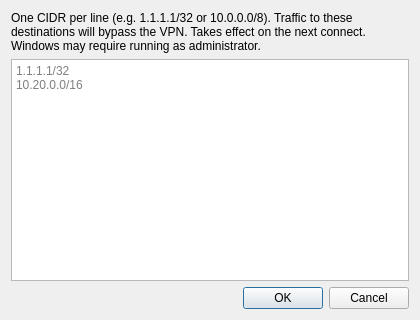
<?xml version="1.0" encoding="UTF-8"?>
<ui version="4.0">
 <class>LocalExclude</class>
 <widget class="QDialog" name="LocalExclude">
  <property name="geometry">
   <rect>
    <x>0</x>
    <y>0</y>
    <width>420</width>
    <height>320</height>
   </rect>
  </property>
  <property name="windowTitle">
   <string>Local SplitExclude</string>
  </property>
  <layout class="QVBoxLayout" name="verticalLayout">
   <item>
    <widget class="QLabel" name="labelHint">
     <property name="wordWrap">
      <bool>true</bool>
     </property>
     <property name="text">
      <string>One CIDR per line (e.g. 1.1.1.1/32 or 10.0.0.0/8). Traffic to these destinations will bypass the VPN. Takes effect on the next connect. Windows may require running as administrator.</string>
     </property>
    </widget>
   </item>
   <item>
    <widget class="QPlainTextEdit" name="plainTextEdit">
     <property name="placeholderText">
      <string>1.1.1.1/32
10.20.0.0/16</string>
     </property>
    </widget>
   </item>
   <item>
    <widget class="QDialogButtonBox" name="buttonBox">
     <property name="orientation">
      <enum>Qt::Orientation::Horizontal</enum>
     </property>
     <property name="standardButtons">
      <set>QDialogButtonBox::StandardButton::Cancel|QDialogButtonBox::StandardButton::Ok</set>
     </property>
    </widget>
   </item>
  </layout>
 </widget>
 <resources/>
 <connections>
  <connection>
   <sender>buttonBox</sender>
   <signal>rejected()</signal>
   <receiver>LocalExclude</receiver>
   <slot>reject()</slot>
  </connection>
 </connections>
</ui>
